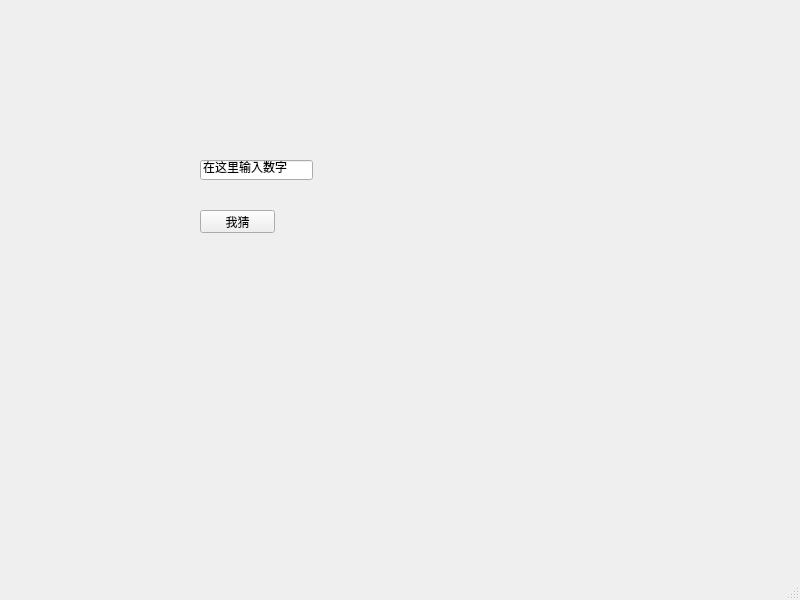
<?xml version="1.0" encoding="UTF-8"?>
<ui version="4.0">
 <class>MainWindow</class>
 <widget class="QMainWindow" name="MainWindow">
  <property name="geometry">
   <rect>
    <x>0</x>
    <y>0</y>
    <width>800</width>
    <height>600</height>
   </rect>
  </property>
  <property name="windowTitle">
   <string>pyqt</string>
  </property>
  <property name="windowIcon">
   <iconset>
    <normaloff>icon.ico</normaloff>icon.ico</iconset>
  </property>
  <widget class="QWidget" name="centralwidget">
   <widget class="QPushButton" name="pushButton">
    <property name="geometry">
     <rect>
      <x>200</x>
      <y>210</y>
      <width>75</width>
      <height>23</height>
     </rect>
    </property>
    <property name="toolTip">
     <string>&lt;b&gt;点击这里猜数字&lt;/b&gt;</string>
    </property>
    <property name="text">
     <string>我猜</string>
    </property>
   </widget>
   <widget class="QLineEdit" name="lineEdit">
    <property name="geometry">
     <rect>
      <x>200</x>
      <y>160</y>
      <width>113</width>
      <height>20</height>
     </rect>
    </property>
    <property name="text">
     <string>在这里输入数字</string>
    </property>
   </widget>
  </widget>
  <widget class="QMenuBar" name="menubar">
   <property name="geometry">
    <rect>
     <x>0</x>
     <y>0</y>
     <width>800</width>
     <height>23</height>
    </rect>
   </property>
  </widget>
  <widget class="QStatusBar" name="statusbar"/>
 </widget>
 <resources/>
 <connections/>
</ui>
